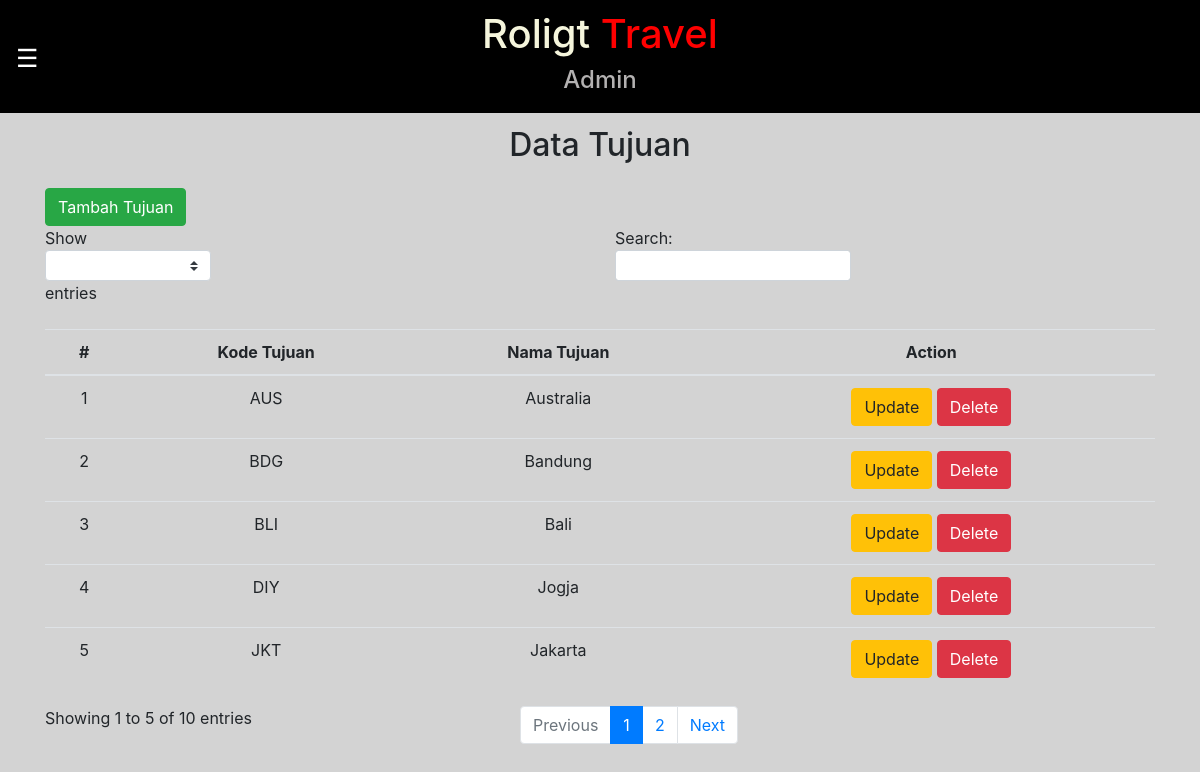
Screenshot of /admin/dataTujuan.php with the database file from the repository.
### tables this page shows
CREATE TABLE `tb_tujuan` (
  `kode_tujuan` varchar(50) NOT NULL,
  `nama_tujuan` varchar(200) NOT NULL,
  `flag` enum('1','0') NOT NULL
);

### admin/dataTujuan.php (the view, shortened to what this page needs)
<?php
    include '../helper/connection.php';
?>
<html>
    <head>
        <link rel="stylesheet" href="https://stackpath.bootstrapcdn.com/bootstrap/4.1.3/css/bootstrap.min.css">
        <link rel="stylesheet" href="../css/dataStyle.css">
        <link rel="stylesheet" href="../css/navStyle.css">
    </head>
    <body>
        <main class="container" role="main" id="main">
            <div class="header fixed-top" id="header">
                <h1 id="judul1">Roligt
                    <span id="judul2">Travel</span>
                </h1>
                <h4 id="sub-judul">Admin</h4>
                <div id="nav">
                    <span style="font-size:25px;cursor:pointer" onclick="openNav()">&#9776;</span>
                </div>
            </div>
            <div class="container-table" id="data">
                <h2 class="mt-3 text-center">Data Tujuan</h2>
                <a href="formAddTujuan.php" class="btn btn-success mt-3">Tambah Tujuan</a>
                    <table id="tujuan" class="table table-stripped text-center mt-3" style="width:100%">
                        <thead>
                            <tr>
                                <th>#</th>
                                <th>Kode Tujuan</th>
                                <th>Nama Tujuan</th>
                                <th>Action</th>
                            </tr>
                        </thead>
                        <tbody>
                        <?php
                        $query = "SELECT * FROM tb_tujuan where flag='1'";
                        $result = mysqli_query($con, $query);
                        if (mysqli_num_rows($result) > 0){
                            $index = 1;
                            while($row = mysqli_fetch_assoc($result)){
                                $kode_tujuan = $row["kode_tujuan"];
                                echo "
                                <tr>
                                    <td>" . $index++ . "</td>
                                    <td>" .$row["kode_tujuan"]. "</td>
                                    <td>" .$row["nama_tujuan"]. "</td>
                                    <td>
                                    <a href='formEditTujuan.php?id=$kode_tujuan' class='btn btn-warning'>Update</a>
                                    <a href='../process/actionDeleteTujuan.php?id=$kode_tujuan' class='btn btn-danger'>Delete</a> </td>
                                </tr>
                                ";
                            }
                        }
                        ?>
                        </tbody>
                    </table>
            </div>
        </main>
    </body>
</html>

### css/dataStyle.css (style rules this page uses)
body { padding-top: 5rem; background-color: lightgray; }
.header { background-color: black; position: fixed; width: 100%; height: auto; padding: 10px; }
h1#judul1 { color: beige; text-align: center; }
span#judul2 { color: red; text-align: center; }
h4#sub-judul { color: rgb(179, 177, 177); text-align: center; }
h2.mt-3 { padding-top: 30px; }

### css/navStyle.css (style rules this page uses)
#nav { color: white; position: absolute; top: 40px; left: 16px; }

### rows the page displays
tb_tujuan: kode_tujuan "AUS", nama_tujuan "Australia"
tb_tujuan: kode_tujuan "BDG", nama_tujuan "Bandung"
tb_tujuan: kode_tujuan "BLI", nama_tujuan "Bali"
tb_tujuan: kode_tujuan "DIY", nama_tujuan "Jogja"
tb_tujuan: kode_tujuan "JKT", nama_tujuan "Jakarta"
